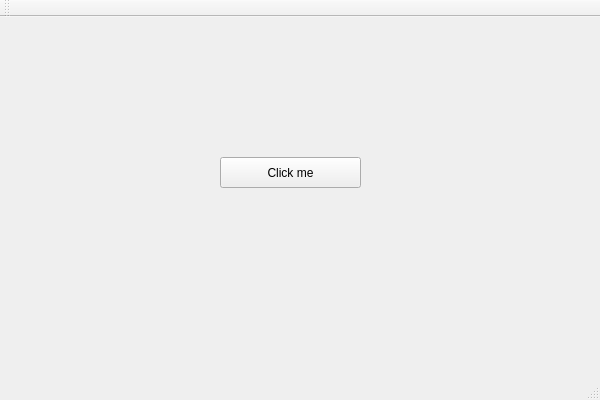
<?xml version="1.0" encoding="UTF-8"?>
<ui version="4.0">
 <class>MainWindowClass</class>
 <widget class="QMainWindow" name="MainWindowClass">
  <property name="geometry">
   <rect>
    <x>0</x>
    <y>0</y>
    <width>600</width>
    <height>400</height>
   </rect>
  </property>
  <property name="windowTitle">
   <string>MainWindow</string>
  </property>
  <widget class="QWidget" name="centralWidget">
   <widget class="QPushButton" name="pushButton">
    <property name="geometry">
     <rect>
      <x>220</x>
      <y>140</y>
      <width>141</width>
      <height>31</height>
     </rect>
    </property>
    <property name="text">
     <string>Click me</string>
    </property>
   </widget>
  </widget>
  <widget class="QMenuBar" name="menuBar">
   <property name="geometry">
    <rect>
     <x>0</x>
     <y>0</y>
     <width>600</width>
     <height>21</height>
    </rect>
   </property>
  </widget>
  <widget class="QToolBar" name="mainToolBar">
   <attribute name="toolBarArea">
    <enum>TopToolBarArea</enum>
   </attribute>
   <attribute name="toolBarBreak">
    <bool>false</bool>
   </attribute>
  </widget>
  <widget class="QStatusBar" name="statusBar"/>
 </widget>
 <layoutdefault spacing="6" margin="11"/>
 <resources>
  <include location="mainwindow.qrc"/>
 </resources>
 <connections/>
</ui>
